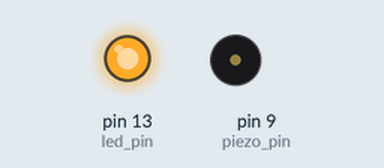
Recording of a sketch running on a simulated Arduino Uno, built with avr-gcc and run on an emulated ATmega328P. Parts: output pins drawn as LEDs (lit = HIGH), buzzer (waves = sounding).

Above: at 0.5 s.
At 6.05 s:
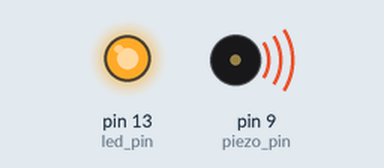
At 11.0 s:
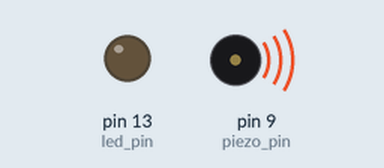
Timing chart, 0 to 13.8 s (numbered marks = the images above):
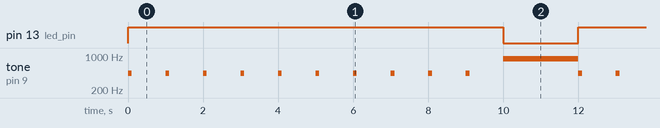

The sketch:

LaserMazeHack.ino
```cpp
const int led_pin = 13;

const int piezo_pin = 9;

void setup()
{
  pinMode(led_pin,OUTPUT);
  pinMode(piezo_pin,OUTPUT);
}

void loop()
{
  //Turn on LEDs for ten seconds, do countdown
  digitalWrite(led_pin,HIGH);
  for (int i=0; i!=10; ++i)
  {
    tone(piezo_pin,440,100);
    delay(1000);
  }

  //Turn off LEDs for two second
  digitalWrite(led_pin,LOW);
  tone(piezo_pin,880,2000);
  delay(2000);
}
```

Measured:
- by itself, pin 13 (led_pin): alternates HIGH for 10.0 s and LOW for 2.0 s
- by itself, tone on pin 9 (piezo_pin): plays 440 Hz for 0.10 s, 440 Hz for 0.10 s, 440 Hz for 0.10 s, 440 Hz for 0.10 s, 440 Hz for 0.10 s, 440 Hz for 0.10 s … (120 notes in this stretch)
